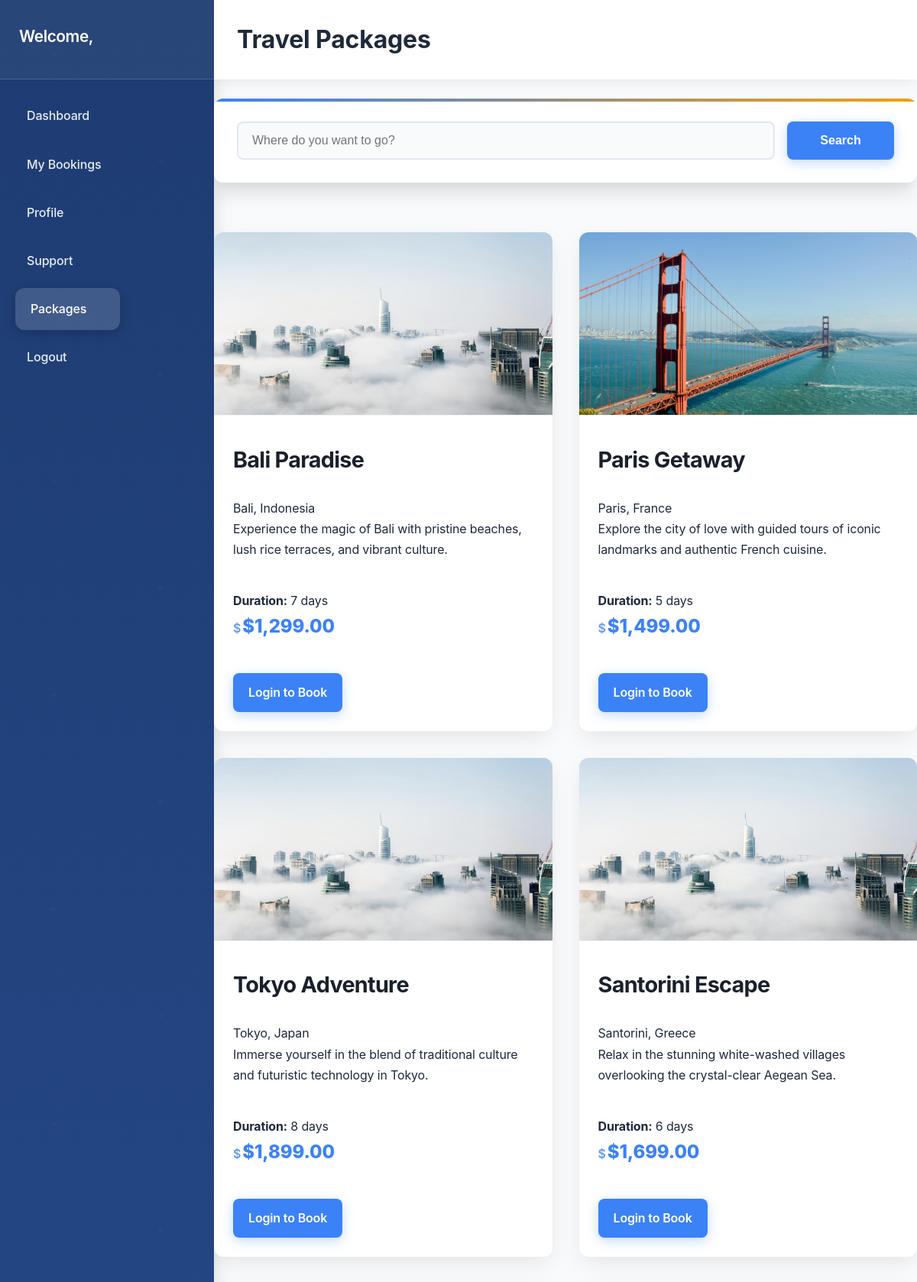
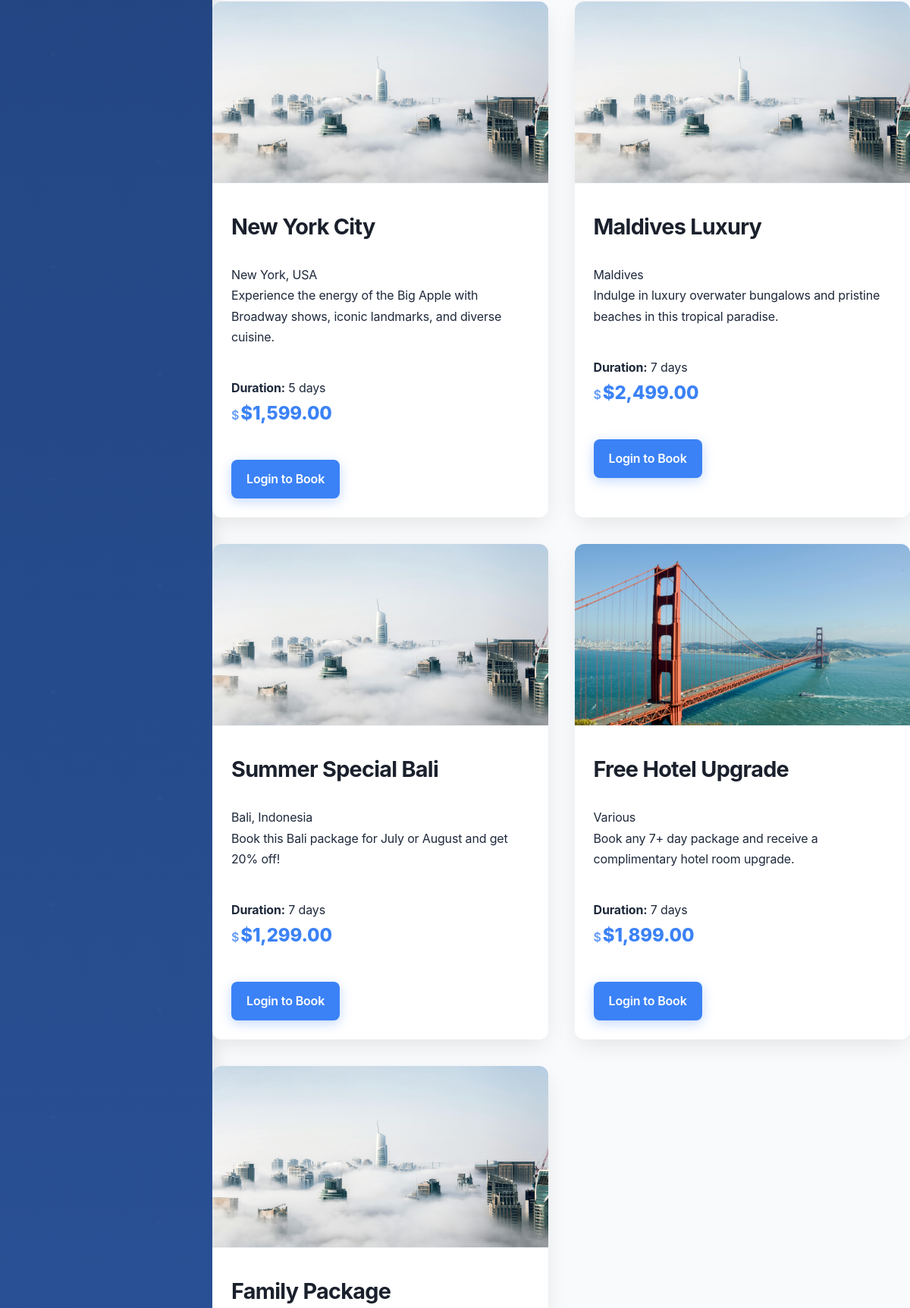
Page /user/packages.php (upper part) on the committed database (2 pictures, top to bottom).
### tables this page shows
CREATE TABLE IF NOT EXISTS packages (
    id INT PRIMARY KEY AUTO_INCREMENT,
    title VARCHAR(100) NOT NULL,
    description TEXT NOT NULL,
    destination VARCHAR(100) NOT NULL,
    price DECIMAL(10,2) NOT NULL,
    duration INT NOT NULL,
    featured BOOLEAN DEFAULT FALSE,
    image_url VARCHAR(255),
    is_special_offer BOOLEAN DEFAULT FALSE,
    discount_badge VARCHAR(50),
    expiry_date DATE,
    created_at TIMESTAMP DEFAULT CURRENT_TIMESTAMP
);

### includes/auth.php (called while the page is built, shortened)
<?php
function isLoggedIn()
{
    return isset($_SESSION['logged_in']) && $_SESSION['logged_in'] === true;
}

### user/packages.php (the view, shortened to what this page needs)
<?php
require_once '../includes/auth.php';
$conn = getDBConnection();
$sql = "SELECT * FROM packages WHERE 1=1";
$params = [];
$sql .= " ORDER BY featured DESC, created_at DESC";
$stmt = $conn->prepare($sql);
$stmt->execute($params);
$packages = $stmt->fetchAll(PDO::FETCH_ASSOC);
$user = getCurrentUser();
?>
<!DOCTYPE html>
<html lang="en">
<head>
    <link rel="stylesheet" href="../assets/css/style.css">
    <link rel="stylesheet" href="../assets/css/dashboard.css">
</head>
<body>
    <div class="dashboard-container">
        <div class="sidebar">
            <div class="user-info">
                <h3>Welcome, <?php echo htmlspecialchars($user['name']); ?></h3>
            </div>
            <nav>
                <ul>
                    <li><a href="dashboard.php">Dashboard</a></li>
                    <li><a href="bookings.php">My Bookings</a></li>
                    <li><a href="profile.php">Profile</a></li>
                    <li><a href="support.php">Support</a></li>
                    <li><a href="packages.php" class="active">Packages</a></li>
                    <li><a href="../auth/logout.php">Logout</a></li>
                </ul>
            </nav>
        </div>
        <div class="main-content">
            <header>
                <h1>Travel Packages</h1>
            </header>
            <section class="search-section" style="padding: 15px 0; margin-top: 10px;">
                <form action="packages.php" method="GET" class="search-bar">
                    <input type="text" name="destination" placeholder="Where do you want to go?" value="<?php echo htmlspecialchars($_GET['destination'] ?? ''); ?>">
                    <button type="submit" class="btn btn-primary">Search</button>
                </form>
            </section>
            <div class="package-grid">
                <?php if (empty($packages)): ?>
                    <p>No packages found matching your criteria.</p>
                <?php else: ?>
                    <?php foreach ($packages as $package): ?>
                        <div class="package-card">
                            <?php
                            $image_path = '../' . $package['image_url'];
                            $default_image = '../assets/images/default-package.jpg';
                            if (!file_exists($image_path)) {
                                $image_path = $default_image;
                            }
                            ?>
                            <img src="<?php echo htmlspecialchars($image_path); ?>"
                                alt="<?php echo htmlspecialchars($package['title']); ?>"
                                onerror="this.src='<?php echo $default_image; ?>'">
                            <div class="package-card-content">
                                <h2><?php echo htmlspecialchars($package['title']); ?></h2>
                                <p class="destination"><?php echo htmlspecialchars($package['destination']); ?></p>
                                <p class="description"><?php echo htmlspecialchars($package['description']); ?></p>
                                <div class="package-details">
                                    <p><strong>Duration:</strong> <?php echo $package['duration']; ?> days</p>
                                    <p class="package-price">$<?php echo number_format($package['price'], 2); ?></p>
                                </div>
                                <?php if (isLoggedIn()): ?>
                                    <a href="book_package.php?id=<?php echo $package['id']; ?>" class="btn btn-primary">Book Now</a>
                                <?php else: ?>
                                    <a href="../auth/login.php" class="btn btn-primary">Login to Book</a>
                                <?php endif; ?>
                            </div>
                        </div>
                    <?php endforeach; ?>
                <?php endif; ?>
            </div>
        </div>
    </div>
</body>
</html>

### assets/css/style.css (style rules this page uses)
* { margin: 0; padding: 0; box-sizing: border-box; }
:root { --primary: #3b82f6; --primary-dark: #2563eb; --primary-light: #dbeafe; --secondary: #f59e0b; --secondary-dark: #d97706; --secondary-light: #fef3c7; --accent: #10b981; --accent-dark: #059669; --dark: #1e293b; --light: #f8fafc; --white: #ffffff; --gray: #f1f5f9; --gray-dark: #64748b; --shadow: 0 10px 30px -5px rgba(0, 0, 0, 0.1); --shadow-sm: 0 4px 6px -1px rgba(0, 0, 0, 0.1); --shadow-lg: 0 20px 25px -5px rgba(0, 0, 0, 0.1), 0 10px 10px -5px rgba(0, 0, 0, 0.04); --transition: all 0.3s cubic-bezier(0.4, 0, 0.2, 1); --border-radius: 12px; --border-radius-sm: 8px; --border-radius-lg: 16px; }
body { font-family: 'Inter', 'Segoe UI', Tahoma, Geneva, Verdana, sans-serif; line-height: 1.7; background-color: var(--light); color: var(--dark); background-image: linear-gradient(to bottom, #f8fafc, #e2e8f0); min-height: 100vh; font-size: 16px; letter-spacing: -0.01em; }
header { background-color: var(--white); box-shadow: 0 4px 20px rgba(0, 0, 0, 0.05); position: sticky; top: 0; z-index: 1000; padding: 0; backdrop-filter: blur(10px); -webkit-backdrop-filter: blur(10px); background-color: rgba(255, 255, 255, 0.95); }
nav { display: flex; justify-content: space-between; align-items: center; padding: 1.2rem 0; }
.search-section { margin-top: -70px; position: relative; z-index: 10; }
.search-bar { display: flex; gap: 16px; background: var(--white); padding: 30px; border-radius: var(--border-radius); box-shadow: var(--shadow-lg); flex-wrap: wrap; position: relative; overflow: hidden; }
.search-bar::before { content: ""; position: absolute; top: 0; left: 0; width: 100%; height: 4px; background: linear-gradient(90deg, var(--primary), var(--secondary)); }
.search-bar input, .search-bar select { flex: 1; min-width: 150px; padding: 14px 18px; border: 2px solid #e2e8f0; border-radius: var(--border-radius-sm); font-size: 16px; transition: all 0.3s ease; background-color: #f8fafc; }
.search-bar .btn { min-width: 140px; }
.package-grid { display: grid; grid-template-columns: repeat(auto-fit, minmax(320px, 1fr)); gap: 35px; margin: 50px 0; }
.package-card { background-color: var(--white); border-radius: var(--border-radius); overflow: hidden; box-shadow: var(--shadow); transition: transform 0.4s ease, box-shadow 0.4s ease; position: relative; }
.package-card img { width: 100%; height: 240px; object-fit: cover; transition: transform 0.2s ease; border-bottom: 1px solid var(--gray); }
.package-card-content { padding: 25px; }
.package-price { font-size: 1.5rem; color: var(--primary); font-weight: 800; }
.package-price::before { content: '$'; font-size: 1rem; margin-right: 2px; opacity: 0.8; font-weight: 600; }
.btn { display: inline-block; padding: 14px 28px; border: none; border-radius: var(--border-radius-sm); cursor: pointer; font-size: 16px; font-weight: 600; text-decoration: none; transition: all 0.3s ease; text-align: center; position: relative; overflow: hidden; z-index: 1; }
.btn::after { content: ""; position: absolute; bottom: 0; left: 0; width: 100%; height: 100%; background-color: rgba(255, 255, 255, 0.2); transform: scaleX(0); transform-origin: right; transition: transform 0.5s ease; z-index: -1; }
.btn-primary { background: linear-gradient(135deg, var(--primary), var(--primary-dark)); color: var(--white); box-shadow: 0 4px 15px rgba(59, 130, 246, 0.3); }
.package-details { padding: 2.5rem 0; }
html { scroll-behavior: smooth; }
.btn { display: inline-block; padding: 8px 16px; border-radius: 4px; text-decoration: none; font-weight: 500; cursor: pointer; border: none; transition: background-color 0.3s; }
.btn-primary { background-color: #007bff; color: white; }

### rows in the picture
packages: image_url (picture), title "Bali Paradise", destination "Bali, Indonesia", description "Experience the magic of Bali with pristine beaches, lush rice terraces, and vibrant culture.", duration "7", price "1,299.00", shows "Login to Book"
packages: image_url (picture), title "Paris Getaway", destination "Paris, France", description "Explore the city of love with guided tours of iconic landmarks and authentic French cuisine.", duration "5", price "1,499.00", shows "Login to Book"
packages: title "Tokyo Adventure", destination "Tokyo, Japan", description "Immerse yourself in the blend of traditional culture and futuristic technology in Tokyo.", duration "8", price "1,899.00", shows "Login to Book"
packages: title "Santorini Escape", destination "Santorini, Greece", description "Relax in the stunning white-washed villages overlooking the crystal-clear Aegean Sea.", duration "6", price "1,699.00", shows "Login to Book"
packages: title "New York City", destination "New York, USA", description "Experience the energy of the Big Apple with Broadway shows, iconic landmarks, and diverse cuisine.", duration "5", price "1,599.00", shows "Login to Book"
packages: title "Maldives Luxury", destination "Maldives", description "Indulge in luxury overwater bungalows and pristine beaches in this tropical paradise.", duration "7", price "2,499.00", shows "Login to Book"
packages: image_url (picture), title "Summer Special Bali", destination "Bali, Indonesia", description "Book this Bali package for July or August and get 20% off!", duration "7", price "1,299.00", shows "Login to Book"
packages: image_url (picture), title "Free Hotel Upgrade", destination "Various", description "Book any 7+ day package and receive a complimentary hotel room upgrade.", duration "7", price "1,899.00", shows "Login to Book"
packages: title "Family Package"
